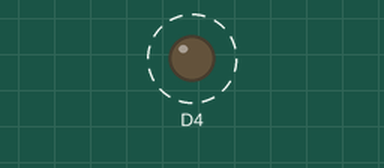
This sketch was run on a simulated ESP8266 (NodeMCU). Shown: output pins drawn as LEDs (lit = HIGH). Dashed ring = blinking. What the sketch prints to the serial monitor is not drawn.

Above: at 0.2 s.
Timing chart, 0 to 3.0 s (numbered marks = the images above):
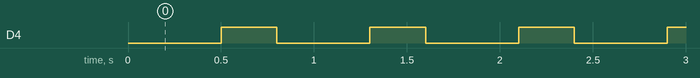

Measured:
- by itself, D4: alternates HIGH for 0.30 s and LOW for 0.50 s

The sketch:

blink.ino
```cpp
#include "Blink.h"

Blink blink(D4);

void setup() {
  // put your setup code here, to run once:
  Serial.begin(115200);
  Serial.println("\n\rBlink Version 1.0 ChangHyeon LIM");
}

void loop() {
  // put your main code here, to run repeatedly:
  blink.on(500);
  blink.off(300);
}
```

Blink.cpp
```cpp
#include "Blink.h"
#include "Arduino.h"

Blink::Blink(int pin)
    : mPin(pin)
{
    pinMode(mPin, OUTPUT);
}

Blink::~Blink()
{

}

void Blink::on(unsigned int milliseconds)
{
    digitalWrite(mPin, LOW);
    delay(milliseconds);
}

void Blink::off(unsigned int milliseconds)
{
    digitalWrite(mPin, HIGH);
    delay(milliseconds);
}
```

Blink.h
```cpp
#ifndef __BLINK_H__
#define __BLINK_H__

class Blink
{
public:
    Blink(int pin);
    virtual ~Blink();

    void on(unsigned int milliseconds);
    void off(unsigned int milliseconds);
private:
    int mPin;
};


#endif /*__BLINK_H__*/
```
